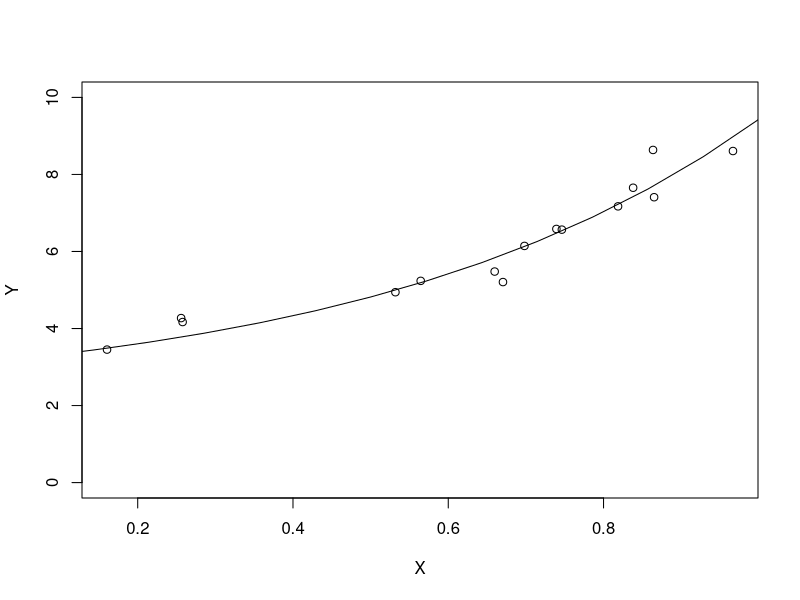

This figure's R source:
#gradient descent function
gradient_descent <- function(X,Y, learning_rate,Threshold,n,max_iter){
  
  
  b1 <- runif(1,0,1)
  b2 <- runif(1,0,1)
  x <- seq(from = 0 , to = 1, by= 1/(n-1))
  y_hat <- b1 + exp(b2*X)
  MSE <- sum((y_hat - Y)^2)/n
  converged = 0
  iterations = 0
  #converging to minimum
  while(converged == 0){
    b1_new <- b1 - learning_rate * (1/n * sum(y_hat - Y))
    b2_new <- b2 - learning_rate * (1/n * sum((y_hat - Y)* (X)*(exp(b2*X))))
    
    b1 <- b1_new
    b2 <- b2_new
    y_hat <- b1 + exp(b2*X)
    #comparing loss 
    MSE_new <- sum((Y - y_hat) ^ 2) / n
    if(MSE - MSE_new <= Threshold){
      plot(X,Y, ylim = c(0,10))
      lines(x,b1+exp(b2*x)) 
      converged = 1
      print(paste("Optimal intercept:", b1, "Optimal slope:", b2))
      return(c(b1,b2))
    }
    iterations = iterations + 1
    if(iterations > max_iter) { 
      plot(X,Y, ylim = c(0,10))
      lines(x,b1+exp(b2*x)) 
      converged = 1
      print(paste("Optimal intercept:", b1, "Optimal slope:", b2))
      return(c(b1,b2))
    }
  }
}

data <- read.csv('data_s06.csv')

X <- data$x
Y <- data$y

n <- length(X)

b <- gradient_descent(X, Y, 0.001, 0.001, n, 10000)


#estimating variance

residuals <- (Y - (b[1] + exp(b[2]*X)))
variance <- sum(residuals^2)/n
print(variance)